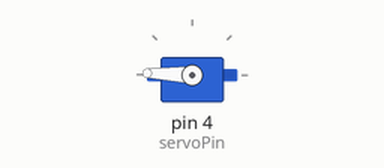
Bench run of a sketch on a simulated Arduino Uno, built with avr-gcc and run on an emulated ATmega328P. Shown: servo.

Above: at 0.05 s.
At 1.7 s:
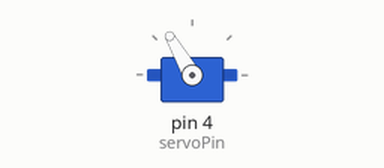
At 3.35 s:
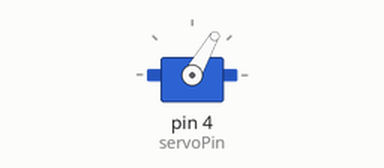
At 6.65 s:
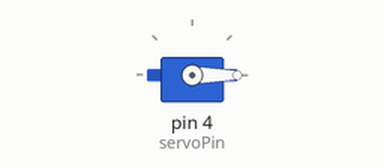
Timing chart, 0 to 11.3 s (numbered marks = the images above):
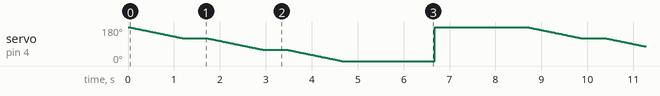

The sketch:

servo_indicateur.ino
```cpp
#include <Servo.h>

Servo servo1;
static const int servoPin = 4;

void setup() {
  servo1.attach(servoPin);
}

//met le servo sur la position 1,2,3 suivant l'avancée globale de la reprise de contrôle de la maison
void servo(int number){
  if (number == 1){
      for(int posDegrees = 180; posDegrees >= 120; posDegrees--) {
      servo1.write(posDegrees);
      delay(20);
    }
  }else if (number == 2){
      for(int posDegrees = 120; posDegrees >= 60; posDegrees--) {
      servo1.write(posDegrees);
      delay(20);
      }
  }else if (number == 3){
      for(int posDegrees = 60; posDegrees >= 0; posDegrees--) {
      servo1.write(posDegrees);
      delay(20);
      }
  }else if (number == 0){
      servo1.write(180);
  }
}


void loop() {

    servo(1);
    delay(500);
    servo(2);
    delay(500);
    servo(3);
    delay(2000);
    servo(0);
    delay(2000);

}
```

Measured:
- by itself, servo on pin 4 (servoPin): ramps from 180° to 0° and jumps back, once every 8.7 s
